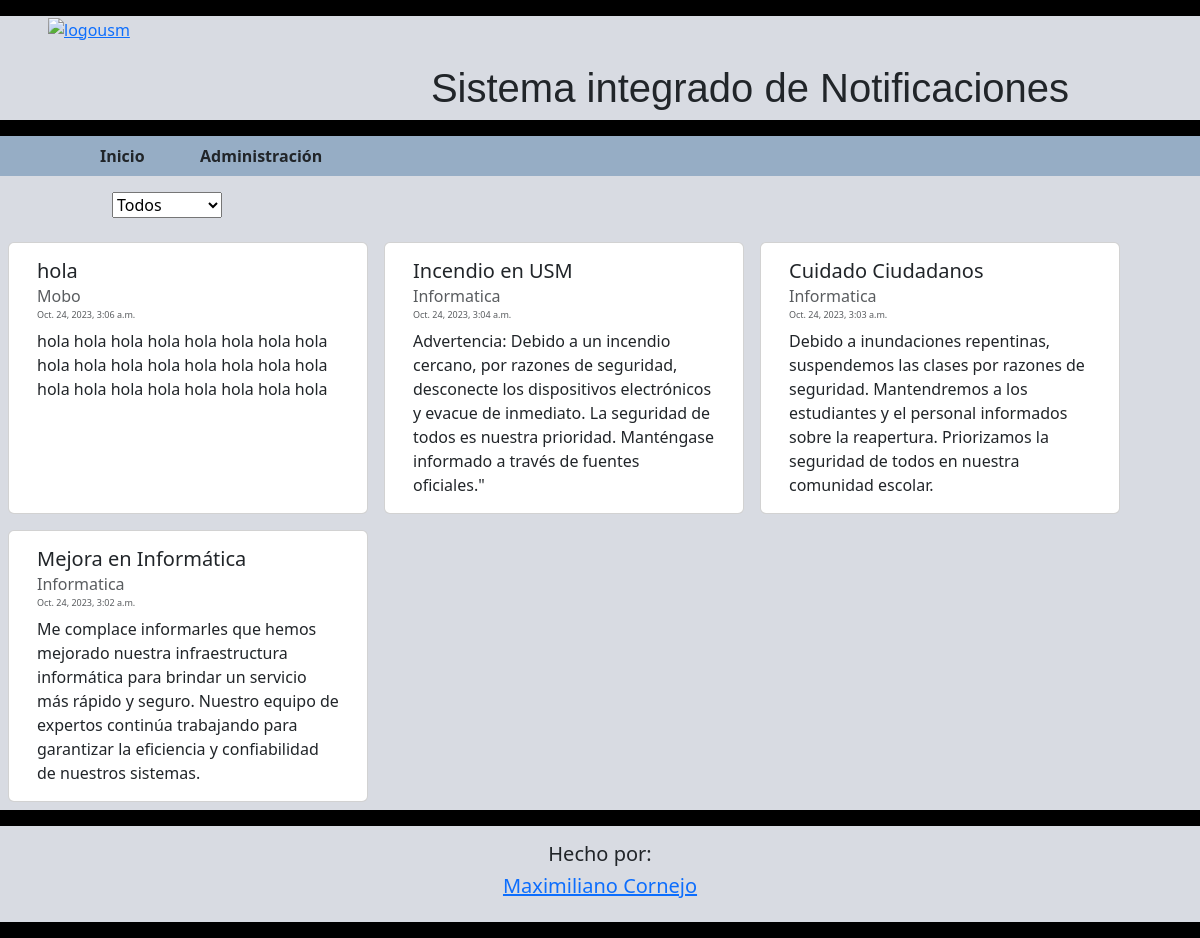
The page / on the database its author committed.
### miapp/models.py (models this page shows, shortened)
class Comunicador(models.Model):
    id = models.BigAutoField(primary_key=True)
    titulo = models.CharField(max_length=30)
    detalle = models.CharField(max_length=400)
    detallecorto = models.CharField(max_length=30, default="Hola")
    TIPO_CHOICES = (
    ("S","Suspensión de actividades"),
    ("C","Suspensión de clases"),
    ("I","Información"),
    )
    tipo = models.CharField(max_length=10,choices=TIPO_CHOICES,default="I")
    entidad = models.ForeignKey(Entidad, on_delete=models.CASCADE,editable=False, null=True)
    visible = models.BooleanField(default=True)
    fecha_publicacion = models.DateTimeField(auto_now_add=True)
    fecha_ultima_modificacion = models.DateTimeField(auto_now=True)
    publicado_por = models.ForeignKey(User,on_delete=models.CASCADE, editable=False, null=True)
    modificado_por = models.ForeignKey(User,on_delete=models.CASCADE,related_name="modificado_por", editable=False, null=True)

class Entidad(models.Model):
    id = models.BigAutoField(primary_key=True)
    nombre = models.CharField(max_length=30, default="Default")
    administrador = models.ForeignKey(User,on_delete=models.CASCADE, null=True)
    def __str__(self) -> str:
        return self.nombre

### miapp/views.py (the view)
# urls.py: path('',views.base, name="base"),
def base(request):
    entidades = Entidad.objects.all()
    comunicadores = Comunicador.objects.all()
    entidad_seleccionada = request.GET.get("entidad")
    if (entidad_seleccionada == "Todos" or entidad_seleccionada==None):
        comunicadores = Comunicador.objects.all()
    else:
        entidad_nueva = Entidad.objects.get(nombre=entidad_seleccionada)
        comunicadores = Comunicador.objects.filter(entidad=entidad_nueva)
    data ={
        "comunicados":comunicadores.order_by('-fecha_publicacion'),
        "entidades":entidades,
        "entidad_seleccionada":entidad_seleccionada
    }
    return render(request,'miapp/base.html',data)

### miapp/templates/miapp/base.html (shortened to what this page needs)
{% load static %}
<!DOCTYPE html>
<html lang="en">
<head>
    <link rel="stylesheet" href="{% static 'miapp/css/bootstrap.css' %}"/>
    <link rel="stylesheet" href="{% static 'miapp/css/estilos.css' %}" />
</head>
<body>
    <div class="container-fluid fondobase" style="min-height: 100vh;">
        <div class="row" style="height: 2vh; background-color: black;"></div>
        <div class="row" id="header">
            <div class="col-3"><a href=""><img src="https://upload.wikimedia.org/wikipedia/commons/4/47/Logo_UTFSM.png" alt="logousm" class="img-fluid" id="logousm"></a></div>
            <div class="col-9"><h1 class="centro titulo"> <br>Sistema integrado de Notificaciones</h1></div>
        </div>
    <div class="row" style="height: 2vh; background-color: black;"></div>
    <div class="row bg-light d-none d-md-block d-xxl-none">
        <nav class="navbar navbar-light" style="background-color: #96ADC5;">
            <a class="nav-item nav-link col-1 fuentenav" href="">Inicio</a>
            <a class="nav-item nav-link col-1 fuentenav" href="{% url 'admin:index' %}">Administración</a>
        </nav>
    </div>
    {% include 'miapp/combobox.html'%}
    {% include 'miapp/ordenador.html'%}
    <div class="row" style="height: 2vh; background-color: black;"></div>
    <div class="row centro" style="margin-top: 2vh;margin-bottom: 2vh;"><h5>Hecho por: </h5><a href="https://github.com/Nmcp1/Certamen2-TLP"><h5>Maximiliano Cornejo</h5></a></div>
    <div class="row" style="height: 2vh; background-color: black;"></div>
    </div>
</body>
</html>

### miapp/templates/miapp/combobox.html (shortened to what this page needs)
<div class="row d-xxl-none" style="height: 2vh;"></div>
<div class="row d-xxl-none">
    <div class="col-1"></div>
    <div class="col-3">
        <form action="{% url 'base' %}" method="GET">
        <div class="col">
            <select name="entidad" onchange="this.form.submit()">
                <option value="Todos" {% if entidad_seleccionada == "Todos" %}selected{% endif %}>Todos</option>
            </select>
        </div>
        </form>
    </div>
</div>

### miapp/templates/miapp/ordenador.html
<div class="row d-none d-md-block d-xxl-none" style="height: 2vh;"></div>
<div class="row d-none d-md-block d-xxl-none "style="min-height: 2vh;" >
    <div class="col-12">
        <div class="row">
        {% for comunicado in comunicados %}
        {% if comunicado.visible == True%}
        <div class="card" style="width:30vw;">
            <div class="card-body">
              <h5 class="card-title">{{comunicado.titulo}}</h5>
              <h6 class="card-subtitle mb-2 text-muted">{{comunicado.entidad.nombre}}</h6>
              <h6 class="card-subtitle mb-2 text-muted" style="font-size: xx-small;">{{comunicado.fecha_publicacion}}</h6>
              <p class="card-text">{{comunicado.detalle}}</p>
            </div>
        </div>
        {% endif %}
        {% endfor %}
        </div>
    </div>
</div>

### miapp/static/miapp/css/estilos.css (style rules this page uses)
.fondobase { background-color: #D8DBE2; }
#logousm { margin-left: 3vw; max-width:12vw; min-width: 120px; }
.centro { text-align: center; }
.card { margin: 1vh; min-width: 100px; }
.fuentenav { font-weight: 900; }
.titulo { font-family: 'Lucida Sans', 'Lucida Sans Regular', 'Lucida Grande', 'Lucida Sans Unicode', Geneva, Verdana, sans-serif; }

### rows shown on the page
Comunicador: titulo "hola", entidad.nombre "Mobo", fecha_publicacion "Oct. 24, 2023, 3:06 a.m.", detalle "hola hola hola hola hola hola hola hola hola hola hola hola hola hola hola hola hola hola hola hola hola hola hola hola"
Comunicador: titulo "Incendio en USM", entidad.nombre "Informatica", fecha_publicacion "Oct. 24, 2023, 3:04 a.m.", detalle "Advertencia: Debido a un incendio cercano, por razones de seguridad, desconecte los dispositivos electrónicos y evacue de inmediato. La seguridad de todos es nuestra prioridad. Manténgase informado a través de fuentes oficiales.\""
Comunicador: titulo "Cuidado Ciudadanos", entidad.nombre "Informatica", fecha_publicacion "Oct. 24, 2023, 3:03 a.m.", detalle "Debido a inundaciones repentinas, suspendemos las clases por razones de seguridad. Mantendremos a los estudiantes y el personal informados sobre la reapertura. Priorizamos la seguridad de todos en nuestra comunidad escolar."
Comunicador: titulo "Mejora en Informática", entidad.nombre "Informatica", fecha_publicacion "Oct. 24, 2023, 3:02 a.m.", detalle "Me complace informarles que hemos mejorado nuestra infraestructura informática para brindar un servicio más rápido y seguro. Nuestro equipo de expertos continúa trabajando para garantizar la eficiencia y confiabilidad de nuestros sistemas."
